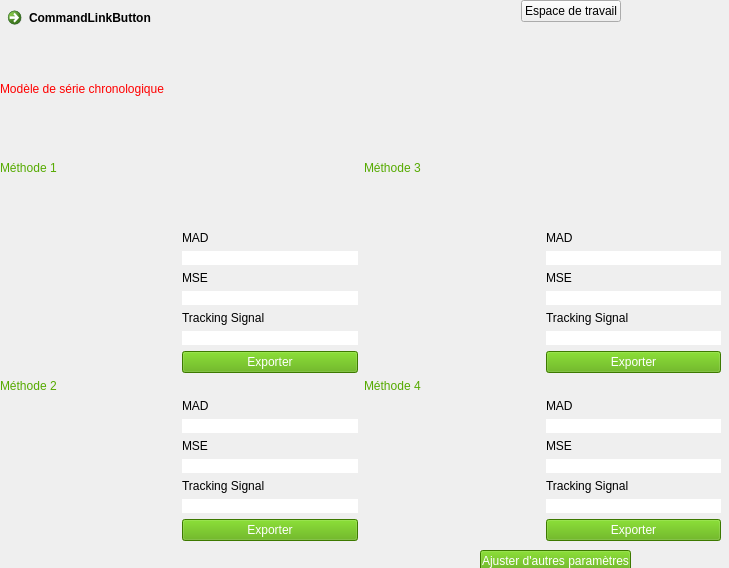
<?xml version="1.0" encoding="UTF-8"?>
<ui version="4.0">
 <class>Dialog</class>
 <widget class="QDialog" name="Dialog">
  <property name="geometry">
   <rect>
    <x>0</x>
    <y>0</y>
    <width>729</width>
    <height>568</height>
   </rect>
  </property>
  <property name="windowTitle">
   <string>Dialog</string>
  </property>
  <widget class="QWidget" name="layoutWidget_3">
   <property name="geometry">
    <rect>
     <x>0</x>
     <y>0</y>
     <width>621</width>
     <height>109</height>
    </rect>
   </property>
   <layout class="QVBoxLayout" name="verticalLayout_2">
    <item>
     <layout class="QHBoxLayout" name="horizontalLayout_2">
      <item alignment="Qt::AlignLeft|Qt::AlignTop">
       <widget class="QCommandLinkButton" name="retour">
        <property name="text">
         <string>CommandLinkButton</string>
        </property>
       </widget>
      </item>
      <item alignment="Qt::AlignRight|Qt::AlignTop">
       <widget class="QPushButton" name="pushButton_5">
        <property name="text">
         <string>Espace de travail</string>
        </property>
       </widget>
      </item>
     </layout>
    </item>
    <item>
     <spacer name="horizontalSpacer">
      <property name="orientation">
       <enum>Qt::Horizontal</enum>
      </property>
      <property name="sizeHint" stdset="0">
       <size>
        <width>40</width>
        <height>20</height>
       </size>
      </property>
     </spacer>
    </item>
    <item>
     <widget class="QLabel" name="label">
      <property name="styleSheet">
       <string notr="true">color: rgb(255, 0, 0);
font: 75 13pt &quot;MS Shell Dlg 2&quot;;</string>
      </property>
      <property name="text">
       <string>Modèle de série chronologique</string>
      </property>
     </widget>
    </item>
   </layout>
  </widget>
  <widget class="QPushButton" name="pushButton_6">
   <property name="geometry">
    <rect>
     <x>480</x>
     <y>550</y>
     <width>151</width>
     <height>21</height>
    </rect>
   </property>
   <property name="styleSheet">
    <string notr="true">white-space: normal;
overflow-wrap: break-word;
background-color: rgb(85, 170, 0);
color: rgb(255, 255, 255);</string>
   </property>
   <property name="text">
    <string>Ajuster d'autres paramètres</string>
   </property>
   <property name="iconSize">
    <size>
     <width>20</width>
     <height>20</height>
    </size>
   </property>
  </widget>
  <widget class="QWidget" name="layoutWidget">
   <property name="geometry">
    <rect>
     <x>0</x>
     <y>110</y>
     <width>721</width>
     <height>431</height>
    </rect>
   </property>
   <layout class="QGridLayout" name="gridLayout_5">
    <item row="0" column="0" rowspan="2" colspan="2">
     <layout class="QGridLayout" name="gridLayout_2">
      <item row="0" column="0">
       <widget class="QLabel" name="label_2">
        <property name="styleSheet">
         <string notr="true">color: rgb(85, 170, 0);
font: 11pt &quot;MS Shell Dlg 2&quot;;</string>
        </property>
        <property name="text">
         <string>Méthode 1</string>
        </property>
       </widget>
      </item>
      <item row="1" column="0" rowspan="2">
       <layout class="QVBoxLayout" name="verticalLayout">
        <property name="leftMargin">
         <number>5</number>
        </property>
       </layout>
      </item>
      <item row="1" column="1">
       <layout class="QVBoxLayout" name="verticalLayout_3">
        <item>
         <layout class="QVBoxLayout" name="verticalLayout_5">
          <item>
           <widget class="QLabel" name="label_6">
            <property name="text">
             <string>MAD</string>
            </property>
           </widget>
          </item>
          <item>
           <widget class="QLabel" name="label_9">
            <property name="styleSheet">
             <string notr="true">background-color: rgb(255, 255, 255);</string>
            </property>
            <property name="text">
             <string/>
            </property>
           </widget>
          </item>
         </layout>
        </item>
        <item>
         <layout class="QVBoxLayout" name="verticalLayout_6">
          <item>
           <widget class="QLabel" name="label_7">
            <property name="text">
             <string>MSE</string>
            </property>
           </widget>
          </item>
          <item>
           <widget class="QLabel" name="label_10">
            <property name="styleSheet">
             <string notr="true">background-color: rgb(255, 255, 255);</string>
            </property>
            <property name="text">
             <string/>
            </property>
           </widget>
          </item>
         </layout>
        </item>
        <item>
         <layout class="QVBoxLayout" name="verticalLayout_7">
          <item>
           <widget class="QLabel" name="label_8">
            <property name="text">
             <string>Tracking Signal</string>
            </property>
           </widget>
          </item>
          <item>
           <widget class="QLabel" name="label_11">
            <property name="styleSheet">
             <string notr="true">background-color: rgb(255, 255, 255);</string>
            </property>
            <property name="text">
             <string/>
            </property>
           </widget>
          </item>
         </layout>
        </item>
       </layout>
      </item>
      <item row="2" column="1">
       <widget class="QPushButton" name="pushButton">
        <property name="styleSheet">
         <string notr="true">background-color: rgb(85, 170, 0);
color: rgb(255, 255, 255);</string>
        </property>
        <property name="text">
         <string>Exporter</string>
        </property>
        <property name="iconSize">
         <size>
          <width>20</width>
          <height>20</height>
         </size>
        </property>
       </widget>
      </item>
     </layout>
    </item>
    <item row="0" column="2" rowspan="2" colspan="2">
     <layout class="QGridLayout" name="gridLayout">
      <item row="0" column="0">
       <widget class="QLabel" name="label_3">
        <property name="styleSheet">
         <string notr="true">color: rgb(85, 170, 0);
font: 11pt &quot;MS Shell Dlg 2&quot;;</string>
        </property>
        <property name="text">
         <string>Méthode 3</string>
        </property>
       </widget>
      </item>
      <item row="1" column="0" rowspan="2">
       <layout class="QVBoxLayout" name="verticalLayout_21">
        <property name="leftMargin">
         <number>5</number>
        </property>
       </layout>
      </item>
      <item row="1" column="1">
       <layout class="QVBoxLayout" name="verticalLayout_17">
        <item>
         <layout class="QVBoxLayout" name="verticalLayout_18">
          <item>
           <widget class="QLabel" name="label_24">
            <property name="text">
             <string>MAD</string>
            </property>
           </widget>
          </item>
          <item>
           <widget class="QLabel" name="label_25">
            <property name="styleSheet">
             <string notr="true">background-color: rgb(255, 255, 255);</string>
            </property>
            <property name="text">
             <string/>
            </property>
           </widget>
          </item>
         </layout>
        </item>
        <item>
         <layout class="QVBoxLayout" name="verticalLayout_19">
          <item>
           <widget class="QLabel" name="label_26">
            <property name="text">
             <string>MSE</string>
            </property>
           </widget>
          </item>
          <item>
           <widget class="QLabel" name="label_27">
            <property name="styleSheet">
             <string notr="true">background-color: rgb(255, 255, 255);</string>
            </property>
            <property name="text">
             <string/>
            </property>
           </widget>
          </item>
         </layout>
        </item>
        <item>
         <layout class="QVBoxLayout" name="verticalLayout_20">
          <item>
           <widget class="QLabel" name="label_28">
            <property name="text">
             <string>Tracking Signal</string>
            </property>
           </widget>
          </item>
          <item>
           <widget class="QLabel" name="label_29">
            <property name="styleSheet">
             <string notr="true">background-color: rgb(255, 255, 255);</string>
            </property>
            <property name="text">
             <string/>
            </property>
           </widget>
          </item>
         </layout>
        </item>
       </layout>
      </item>
      <item row="2" column="1">
       <widget class="QPushButton" name="pushButton_4">
        <property name="styleSheet">
         <string notr="true">background-color: rgb(85, 170, 0);
color: rgb(255, 255, 255);</string>
        </property>
        <property name="text">
         <string>Exporter</string>
        </property>
        <property name="iconSize">
         <size>
          <width>20</width>
          <height>20</height>
         </size>
        </property>
       </widget>
      </item>
     </layout>
    </item>
    <item row="2" column="0" colspan="2">
     <layout class="QGridLayout" name="gridLayout_4">
      <item row="0" column="0">
       <widget class="QLabel" name="label_14">
        <property name="styleSheet">
         <string notr="true">color: rgb(85, 170, 0);
font: 11pt &quot;MS Shell Dlg 2&quot;;</string>
        </property>
        <property name="text">
         <string>Méthode 2</string>
        </property>
       </widget>
      </item>
      <item row="1" column="0" rowspan="2">
       <layout class="QVBoxLayout" name="verticalLayout_4">
        <property name="leftMargin">
         <number>5</number>
        </property>
       </layout>
      </item>
      <item row="1" column="1">
       <layout class="QVBoxLayout" name="verticalLayout_8">
        <item>
         <layout class="QVBoxLayout" name="verticalLayout_9">
          <item>
           <widget class="QLabel" name="label_15">
            <property name="text">
             <string>MAD</string>
            </property>
           </widget>
          </item>
          <item>
           <widget class="QLabel" name="label_16">
            <property name="styleSheet">
             <string notr="true">background-color: rgb(255, 255, 255);</string>
            </property>
            <property name="text">
             <string/>
            </property>
           </widget>
          </item>
         </layout>
        </item>
        <item>
         <layout class="QVBoxLayout" name="verticalLayout_10">
          <item>
           <widget class="QLabel" name="label_17">
            <property name="text">
             <string>MSE</string>
            </property>
           </widget>
          </item>
          <item>
           <widget class="QLabel" name="label_18">
            <property name="styleSheet">
             <string notr="true">background-color: rgb(255, 255, 255);</string>
            </property>
            <property name="text">
             <string/>
            </property>
           </widget>
          </item>
         </layout>
        </item>
        <item>
         <layout class="QVBoxLayout" name="verticalLayout_11">
          <item>
           <widget class="QLabel" name="label_19">
            <property name="text">
             <string>Tracking Signal</string>
            </property>
           </widget>
          </item>
          <item>
           <widget class="QLabel" name="label_20">
            <property name="styleSheet">
             <string notr="true">background-color: rgb(255, 255, 255);</string>
            </property>
            <property name="text">
             <string/>
            </property>
           </widget>
          </item>
         </layout>
        </item>
       </layout>
      </item>
      <item row="2" column="1">
       <widget class="QPushButton" name="pushButton_2">
        <property name="styleSheet">
         <string notr="true">background-color: rgb(85, 170, 0);
color: rgb(255, 255, 255);</string>
        </property>
        <property name="text">
         <string>Exporter</string>
        </property>
        <property name="iconSize">
         <size>
          <width>20</width>
          <height>20</height>
         </size>
        </property>
       </widget>
      </item>
     </layout>
    </item>
    <item row="2" column="2" colspan="2">
     <layout class="QGridLayout" name="gridLayout_3">
      <item row="0" column="0">
       <widget class="QLabel" name="label_13">
        <property name="styleSheet">
         <string notr="true">color: rgb(85, 170, 0);
font: 11pt &quot;MS Shell Dlg 2&quot;;</string>
        </property>
        <property name="text">
         <string>Méthode 4</string>
        </property>
       </widget>
      </item>
      <item row="1" column="0" rowspan="2">
       <layout class="QVBoxLayout" name="verticalLayout_22">
        <property name="leftMargin">
         <number>5</number>
        </property>
       </layout>
      </item>
      <item row="1" column="1">
       <layout class="QVBoxLayout" name="verticalLayout_23">
        <item>
         <layout class="QVBoxLayout" name="verticalLayout_24">
          <item>
           <widget class="QLabel" name="label_30">
            <property name="text">
             <string>MAD</string>
            </property>
           </widget>
          </item>
          <item>
           <widget class="QLabel" name="label_31">
            <property name="styleSheet">
             <string notr="true">background-color: rgb(255, 255, 255);</string>
            </property>
            <property name="text">
             <string/>
            </property>
           </widget>
          </item>
         </layout>
        </item>
        <item>
         <layout class="QVBoxLayout" name="verticalLayout_25">
          <item>
           <widget class="QLabel" name="label_32">
            <property name="text">
             <string>MSE</string>
            </property>
           </widget>
          </item>
          <item>
           <widget class="QLabel" name="label_33">
            <property name="styleSheet">
             <string notr="true">background-color: rgb(255, 255, 255);</string>
            </property>
            <property name="text">
             <string/>
            </property>
           </widget>
          </item>
         </layout>
        </item>
        <item>
         <layout class="QVBoxLayout" name="verticalLayout_26">
          <item>
           <widget class="QLabel" name="label_34">
            <property name="text">
             <string>Tracking Signal</string>
            </property>
           </widget>
          </item>
          <item>
           <widget class="QLabel" name="label_35">
            <property name="styleSheet">
             <string notr="true">background-color: rgb(255, 255, 255);</string>
            </property>
            <property name="text">
             <string/>
            </property>
           </widget>
          </item>
         </layout>
        </item>
       </layout>
      </item>
      <item row="2" column="1">
       <widget class="QPushButton" name="pushButton_7">
        <property name="styleSheet">
         <string notr="true">background-color: rgb(85, 170, 0);
color: rgb(255, 255, 255);</string>
        </property>
        <property name="text">
         <string>Exporter</string>
        </property>
        <property name="iconSize">
         <size>
          <width>20</width>
          <height>20</height>
         </size>
        </property>
       </widget>
      </item>
     </layout>
    </item>
   </layout>
  </widget>
 </widget>
 <resources/>
 <connections/>
</ui>
